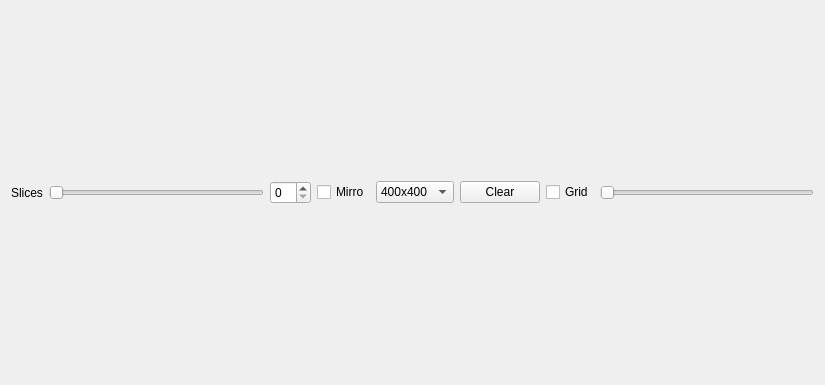
<?xml version="1.0" encoding="UTF-8"?>
<ui version="4.0">
 <class>TopWidget</class>
 <widget class="QWidget" name="TopWidget">
  <property name="geometry">
   <rect>
    <x>0</x>
    <y>0</y>
    <width>825</width>
    <height>385</height>
   </rect>
  </property>
  <property name="windowTitle">
   <string>Form</string>
  </property>
  <layout class="QHBoxLayout" name="horizontalLayout">
   <item>
    <widget class="QLabel" name="label">
     <property name="text">
      <string>Slices</string>
     </property>
    </widget>
   </item>
   <item>
    <widget class="QSlider" name="slices_slider">
     <property name="maximum">
      <number>20</number>
     </property>
     <property name="orientation">
      <enum>Qt::Horizontal</enum>
     </property>
    </widget>
   </item>
   <item>
    <widget class="QSpinBox" name="spinBox">
     <property name="maximum">
      <number>20</number>
     </property>
    </widget>
   </item>
   <item>
    <widget class="QCheckBox" name="mirror">
     <property name="text">
      <string>Mirro</string>
     </property>
    </widget>
   </item>
   <item>
    <widget class="QComboBox" name="dimension">
     <item>
      <property name="text">
       <string>400x400</string>
      </property>
     </item>
     <item>
      <property name="text">
       <string>600x600</string>
      </property>
     </item>
    </widget>
   </item>
   <item>
    <widget class="QPushButton" name="pushButton">
     <property name="text">
      <string>Clear</string>
     </property>
    </widget>
   </item>
   <item>
    <widget class="QCheckBox" name="grid">
     <property name="text">
      <string>Grid</string>
     </property>
    </widget>
   </item>
   <item>
    <widget class="QSlider" name="grid_slider">
     <property name="orientation">
      <enum>Qt::Horizontal</enum>
     </property>
    </widget>
   </item>
  </layout>
 </widget>
 <resources/>
 <connections/>
</ui>
